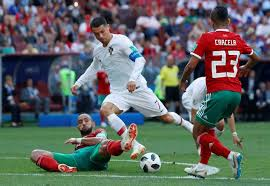
#> input picture Coding_Exercises_Avairds/Week1/Loading_image/ronaldo.jpg, 270 x 186 px, given in place of the camera
$ python video-capture-contours.py
#> lines starting #> are read from the running program, lines starting #| are printed output that depends on the picture; after the words box and inside, x2 and y2 are one past the last pixel; in counts of white or black regions, pixels touching at a corner belong together
"""
This python program is about finding contours and drawing contours on video capture
"""

import cv2
import numpy as np

cap = cv2.VideoCapture(0)

while True:
    _, frame = cap.read()
#> frame is the input picture: shape (186, 270, 3); mean B, G, R 98.4, 100.4, 95.4
    blurred_frame = cv2.GaussianBlur(frame, (5, 5), 0)
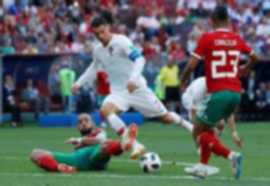
#> blurred_frame: shape (186, 270, 3); mean B, G, R 98.4, 100.4, 95.4
    hsv = cv2.cvtColor(blurred_frame, cv2.COLOR_BGR2HSV)
#> hsv: shape (186, 270, 3); mean H, S, V 96.9, 98.8, 122.3

    lower_blue = np.array([38, 86, 0])
    upper_blue = np.array([121, 255, 255])
    mask = cv2.inRange(hsv, lower_blue, upper_blue)
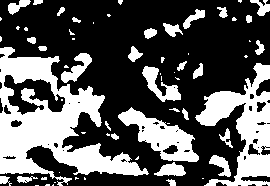
#> mask: shape (186, 270); 34.8% white; 65 white regions (34 under 20 px), largest, box (x1, y1, x2, y2) and area: (0, 47, 149, 186) 8146, (195, 63, 270, 186) 3902, (118, 107, 199, 162) 1851

    _, contours = cv2.findContours(mask, cv2.RETR_TREE, cv2.CHAIN_APPROX_NONE)
#> contours = 101 rows, first 6: [1, -1, -1, -1], [2, 0, -1, -1], [3, 1, -1, -1], [4, 2, -1, -1], [5, 3, -1, -1], [6, 4, -1, -1]

    for contour in contours:
#> (the run stopped early here; a loop or call above may not have finished)
